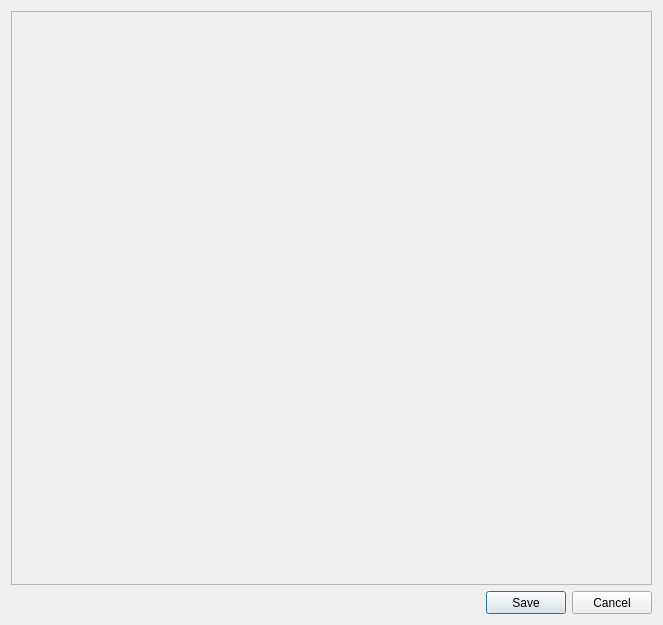
<?xml version="1.0" encoding="UTF-8"?>
<ui version="4.0">
 <class>ApiKeysDialog</class>
 <widget class="QDialog" name="ApiKeysDialog">
  <property name="geometry">
   <rect>
    <x>0</x>
    <y>0</y>
    <width>663</width>
    <height>625</height>
   </rect>
  </property>
  <property name="sizePolicy">
   <sizepolicy hsizetype="Expanding" vsizetype="Expanding">
    <horstretch>0</horstretch>
    <verstretch>0</verstretch>
   </sizepolicy>
  </property>
  <property name="minimumSize">
   <size>
    <width>0</width>
    <height>0</height>
   </size>
  </property>
  <property name="maximumSize">
   <size>
    <width>16777215</width>
    <height>16777215</height>
   </size>
  </property>
  <property name="windowTitle">
   <string>API Keys</string>
  </property>
  <property name="windowIcon">
   <iconset>
    <normaloff>.</normaloff>.</iconset>
  </property>
  <property name="styleSheet">
   <string notr="true"/>
  </property>
  <layout class="QVBoxLayout" name="verticalLayout_2">
   <item>
    <widget class="QScrollArea" name="scrollArea">
     <property name="widgetResizable">
      <bool>true</bool>
     </property>
     <widget class="QWidget" name="scrollAreaWidgetContents">
      <property name="geometry">
       <rect>
        <x>0</x>
        <y>0</y>
        <width>643</width>
        <height>574</height>
       </rect>
      </property>
      <layout class="QVBoxLayout" name="verticalLayoutScrollArea"/>
     </widget>
    </widget>
   </item>
   <item>
    <layout class="QHBoxLayout" name="horizontalLayout_14">
     <item>
      <spacer name="horizontalSpacer_67">
       <property name="orientation">
        <enum>Qt::Horizontal</enum>
       </property>
       <property name="sizeHint" stdset="0">
        <size>
         <width>40</width>
         <height>20</height>
        </size>
       </property>
      </spacer>
     </item>
     <item>
      <widget class="QPushButton" name="buttonSave">
       <property name="minimumSize">
        <size>
         <width>75</width>
         <height>23</height>
        </size>
       </property>
       <property name="maximumSize">
        <size>
         <width>16777215</width>
         <height>23</height>
        </size>
       </property>
       <property name="styleSheet">
        <string notr="true"/>
       </property>
       <property name="text">
        <string>Save</string>
       </property>
      </widget>
     </item>
     <item>
      <widget class="QPushButton" name="buttonCancel">
       <property name="minimumSize">
        <size>
         <width>75</width>
         <height>23</height>
        </size>
       </property>
       <property name="maximumSize">
        <size>
         <width>16777215</width>
         <height>23</height>
        </size>
       </property>
       <property name="styleSheet">
        <string notr="true"/>
       </property>
       <property name="text">
        <string>Cancel</string>
       </property>
      </widget>
     </item>
    </layout>
   </item>
  </layout>
 </widget>
 <resources/>
 <connections/>
</ui>
